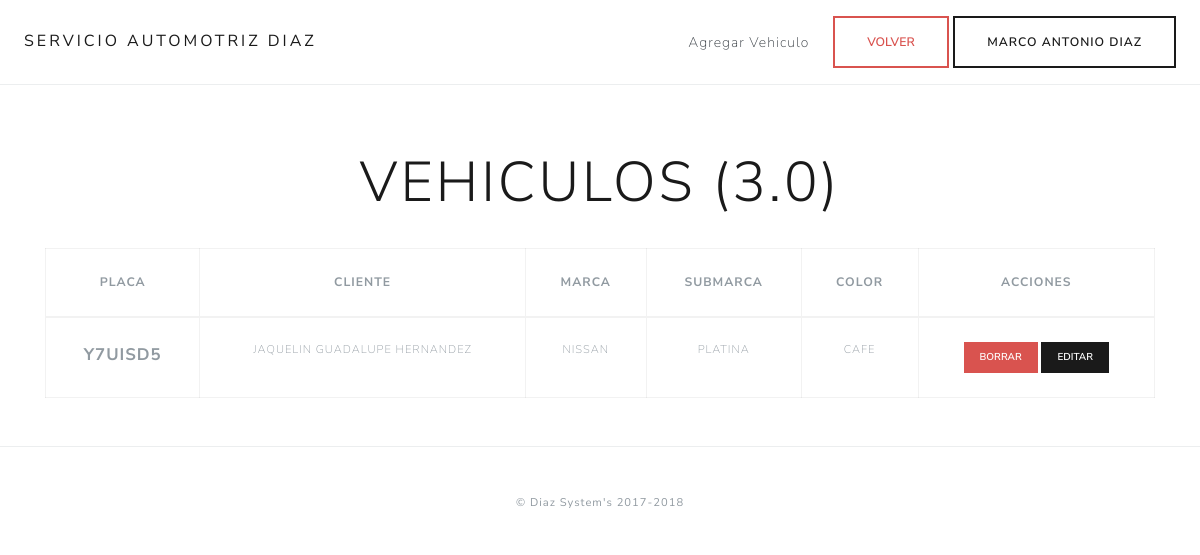
/vehiculos/oldindex.php (signed in), run on the app's committed database.
### tables this page shows
CREATE TABLE `COCHES` (
  `PLACA` varchar(7) NOT NULL,
  `CLIENTE` int(11) DEFAULT NULL,
  `MARCA` varchar(45) DEFAULT NULL,
  `SUBMARCA` varchar(45) DEFAULT NULL,
  `COLOR` varchar(45) DEFAULT NULL
);

CREATE TABLE `CLIENTES` (
  `ID` int(5) NOT NULL,
  `NOMBRE` varchar(45) DEFAULT NULL,
  `DIRECCION` varchar(45) DEFAULT NULL,
  `EMAIL` varchar(60) NOT NULL,
  `TELEFONO` varchar(45) DEFAULT NULL,
  `CELULAR` varchar(45) DEFAULT NULL
);

### vehiculos/oldindex.php (the view, shortened to what this page needs)
    <?php
  include '../database/parameters.php';
?>
<!doctype html>
<html lang="en">
  <head>
    <link rel="stylesheet" href="../print/bootstrap.min.css">
  </head>
  <body>
    <div class="d-flex flex-column flex-md-row align-items-center p-3 px-md-4 mb-3 bg-white border-bottom box-shadow">
      <h5 class="my-0 mr-md-auto font-weight-normal">Servicio Automotriz Diaz</h5>
      <nav class="my-2 my-md-0 mr-md-3">
        <a class="p-2 text-dark" href="" data-toggle="modal" data-target="#agregarCliente">Agregar Vehiculo</a>
      </nav>
      <span><button class="btn btn-outline-danger" href="" onclick="window.history.back()">Volver</button>
      <a class="btn btn-outline-primary" href=""><?php echo $_SESSION['nombre']; ?></a></span>
    </div>
    <div class="pricing-header px-3 py-3 pt-md-5 pb-md-4 mx-auto text-center">
      <h1 class="display-4">Vehiculos (3.0)</h1>
    </div>
    <div class="container">
      <table class="table table-bordered table-hover" style="text-transform: uppercase; font-size: 80%; text-align: center;">
        <thead>
          <tr>
            <th>PLACA</th>
            <th>CLIENTE</th>
            <th>MARCA</th>
            <th>SUBMARCA</th>
            <th>COLOR</th>
            <th>ACCIONES</th>
          </tr>
        </thead>
        <tbody>
          <?php $sql = "SELECT COCHES.PLACA, CLIENTES.NOMBRE, COCHES.MARCA, COCHES.SUBMARCA, COCHES.COLOR FROM COCHES INNER JOIN CLIENTES WHERE CLIENTES.ID = COCHES.CLIENTE"; ?>
          <?php $result = $conn->query($sql); ?>
          <?php while($row = $result->fetch_assoc()) { ?>
          <tr>
            <td style="font-weight: bold; font-size: 150%;"><?php echo $row['PLACA']; ?></td>
            <td><?php echo $row['NOMBRE']; ?></td>
            <td><?php echo $row['MARCA']; ?></td>
            <td><?php echo $row['SUBMARCA']; ?></td>
            <td><?php echo $row['COLOR']; ?></td>
            <td><button class="btn-danger btn btn-sm" onclick="ir('<?php echo $row['PLACA'] ?>')">Borrar</button>
            <button class="btn-primary btn btn-sm" onclick="editar('<?php echo $row['PLACA'] ?>')">Editar</button>
            </td>
          </tr>
          <?php } ?>
        </tbody>
      </table>
    </div>
      <footer class="pt-4 my-md-5 pt-md-5 border-top">
        <div class="row">
          <div class="col-12 col-md">
            <small class="d-block mb-3 text-muted" style="text-align: center;">&copy; Diaz System's 2017-2018</small>
          </div>
        </div>
      </footer>
  </body>
</html>

### data on the page
coches: PLACA "Y7UISD5", CLIENTE.NOMBRE "JAQUELIN GUADALUPE HERNANDEZ", MARCA "NISSAN", SUBMARCA "PLATINA", COLOR "CAFE"

### other printed values
$_SESSION['nombre'] "MARCO ANTONIO DIAZ"
